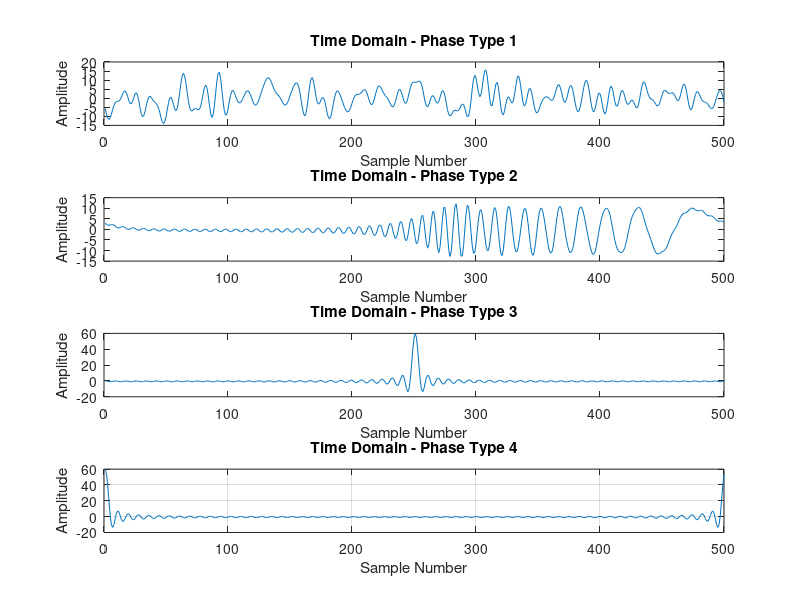
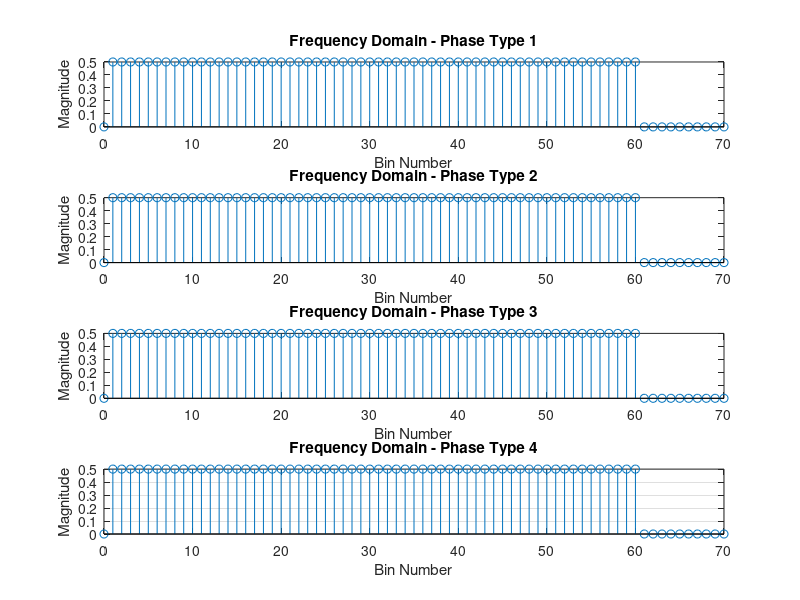
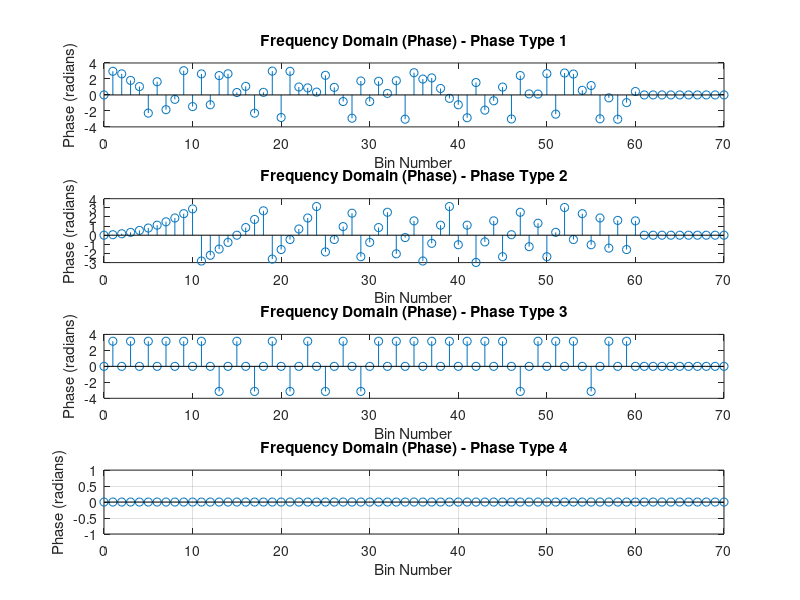

Source code (MATLAB) for these figures, in order:
%% INFLUENCE OF THE PHASE OF MULTISINE
clear all;
close all;

N = 500; % Number of samples
K = 60;  % Number of excited frequencies

% Phases
rand_phases = 2*pi*rand(1, K);  % Random phases
schroeder_phases = cumsum((1:K) * pi / K);  % Schroeder phases
linear_phases = (1:K) * pi;  % Linear phases
cst_phases = zeros(1, K);  % Constant phases (all zeros)

% Store phases in a cell array
phases = {rand_phases, schroeder_phases, linear_phases, cst_phases};

% Initialize cells to store DFT and IDFT results
DFT = cell(1, 4);
IFT = cell(1, 4);

% Generate signals for each phase type
for i = 1:4
    % Construct X_tilde in the frequency domain
    X_tilde = zeros(1, N); % Initialize frequency domain vector
    X_tilde(2:K+1) = 0.5 * exp(1j * phases{i}); % Assign non-zero values for 1 <= k <= K
    
    % Compute the inverse DFT to get the time domain signal
    x_n = 2 * N * real(ifft(X_tilde, N)); % Compute the inverse FFT and take the real part
    
    % Store results
    DFT{i} = X_tilde;
    IFT{i} = x_n;
end

% Time domain plot
figure;
for i = 1:4
    subplot(4, 1, i);
    plot(IFT{i}); % Plot the time domain signal
    title(['Time Domain - Phase Type ', num2str(i)]);
    xlabel('Sample Number');
    ylabel('Amplitude');
end
grid on;

% Frequency domain plot
figure;
for i = 1:4
    subplot(4, 1, i);
    stem(0:N-1, abs(DFT{i})); % Plot the magnitude of X_tilde
    title(['Frequency Domain - Phase Type ', num2str(i)]);
    xlabel('Bin Number');
    ylabel('Magnitude');
    xlim([0, K+10]); % Limit x-axis to show only relevant bins
end
grid on;

figure;
for i = 1:4
    subplot(4, 1, i);
    stem(0:N-1, angle(DFT{i})); % Plot the phase of X_tilde
    title(['Frequency Domain (Phase) - Phase Type ', num2str(i)]);
    xlabel('Bin Number');
    ylabel('Phase (radians)');
    xlim([0, K+10]); % Limit x-axis to show only relevant bins
end
grid on;


%% 2. Crest Factors

% Initialize a vector to store Crest Factors
crest_factors = zeros(1, 4);

% Compute Crest Factor for each signal
for i = 1:4
    % Peak value (maximum absolute value)
    peak_value = max(abs(IFT{i}));
    
    % RMS value
    rms_value = sqrt(mean(IFT{i}.^2));
    
    % Crest Factor
    crest_factors(i) = peak_value / rms_value;
    
    % Display Crest Factor
    fprintf('Crest Factor for Phase Type %d: %.4f\n', i, crest_factors(i));
end